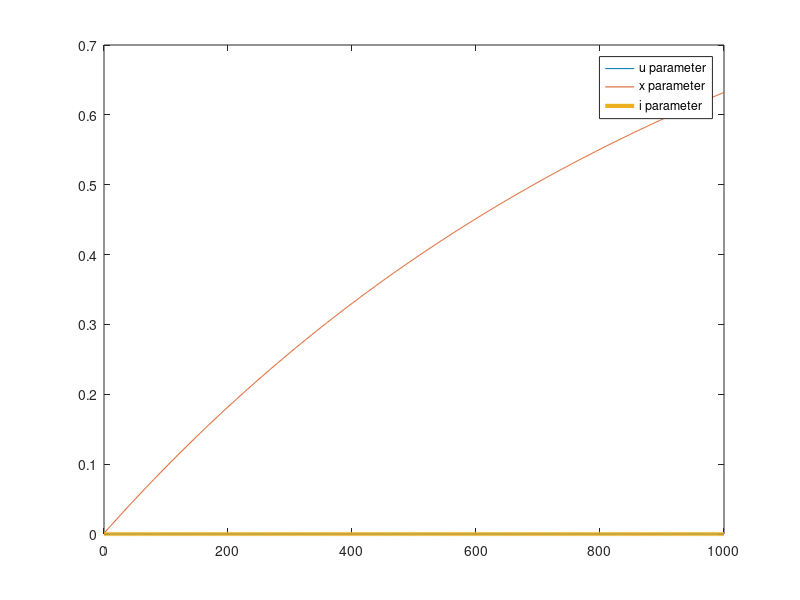

Reproduce this figure in MATLAB. (Note: this script raises an error after producing the figure.)
% CARLsim
cap_u_cs = 0.1119;%0.135;%0.1119;
tau_u_cs = 60;%24;
tau_x_cs = 80;%40;%80;%40;%70;%200;%120;
tau_d_cs = 24;%28;%20;%28;%38.5;%23;%18;%15;
g_cs = 1.01;%1.0238;%1.0315;%1.0325;
u_cs = 0;
x_cs = 1;
A_cs = 100;%20*200;%4;%2;
i_cs = 0;
% Keivan
cap_u_km = 0.005;%0.2;%0.1119;%0.135;%0.1119;
tau_u_km = 100;%25;%60;%24;
tau_x_km = 1000;%500;%80;%40;%80;%40;%70;%200;%120;
tau_d_km = 3.0;%5;%24;%28;%20;%28;%38.5;%23;%18;%15;
g_km = 1;%1.0238;%1.0315;%1.0325;
u_km = 0;
x_km = 1;
A_km = 0;%1;%20*200;%4;%2;
w_km = 10;
i_km = 0;
Vm = 70;
spk = 1;
ts=0.5; % time step
t_total = 1000;
simdur = linspace(0,t_total,t_total);
u_all_cs=[]; u_all_km=[];
x_all_cs=[]; x_all_km=[];
i_all_cs=[]; i_all_km=[];

for t=1:length(simdur)
    % CARLsim's methods
	u_cs=u_cs+((-u_cs/tau_u_cs)+(cap_u_cs*(1-u_cs)).*spk);
	x_cs=x_cs+(((1-x_cs)/tau_x_cs)-u_cs.*x_cs.*spk);
	i_cs=i_cs+ts*(-i_cs/tau_d_cs+A_cs.*u_cs.*x_cs-spk);
	i_cs=i_cs+ts*(-i_cs/tau_d_cs+A_cs.*u_cs.*x_cs-spk);
	i_cs=i_cs*g_cs;
    
    % Keivan's methods
    %u_km=u_km+((-u_km/tau_u_km)+(cap_u_km*(1-u_km)).*spk);
    %x_km=x_km+(((1-x_km-A_km)/tau_x_km)-u_km.*x_km.*spk);
    %A_km=A_km+ts*(-A_km/tau_d_km+u_km.*x_km);
	%A_km=A_km+ts*(-A_km/tau_d_km+u_km.*x_km);
    %i_km=i_km*g_km*A_km*w_km;
    if t==0
    	u_km=u_km+cap_u_km*(1-u_km);
    	A_km=A_km+u_km*x_km;
    	x_km=x_km-u_km*x_km;
    else
    	u_km=u_km*exp(-t/tau_u_km);
    	A_km=A_km*exp(-t/tau_d_km);
        A_hat=(A_km*tau_d_km)/(tau_d_km-tau_x_km);
        x_km=1-(A_hat*exp(-t/tau_d_km))-(1-u_km-A_hat)*exp(-t/tau_x_km);
    end
    i_km=g_km*A_km*Vm;
    
	u_all_cs(end+1)=u_cs;x_all_cs(end+1)=x_cs;i_all_cs(end+1)=i_cs;
    u_all_km(end+1)=u_km;x_all_km(end+1)=x_km;i_all_km(end+1)=i_km;
end

%subplot(2,1,1);
figure
%plot(simdur,u_all_cs,'-',simdur,x_all_cs,'-',simdur,i_all_cs,'-','LineWidth',3);
%legend('u parameter','x parameter','i parameter')
%title("CARLsim Synaptic Current - U:"+cap_u_cs+"; t_u:"+tau_u_cs+"; t_x:"+tau_x_cs+"; t_d:"+tau_d_cs+"; g:"+g_cs+"; A:"+A_cs)
%grid on;
%subplot(2,1,2); 
plot(simdur,u_all_km,'-',simdur,x_all_km,'-',simdur,i_all_km,'-','LineWidth',3);
legend('u parameter','x parameter','i parameter')
title("Keivan Synaptic Current - U:"+cap_u_km+"; t_u:"+tau_u_km+"; t_x:"+tau_x_km+"; t_d:"+tau_d_km+"; g:"+g_km)
grid on;
